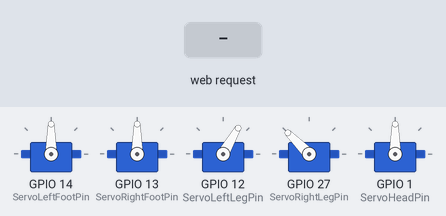
This sketch was run on a simulated ESP32. On the bench: 5 × servo. The test bench sets the inputs (shaded band). What the sketch prints to the serial monitor is not drawn.

Above: at 1.2 s.
1.3 s: HTTP request GET /cmd?x=120 received
At 2.2 s:
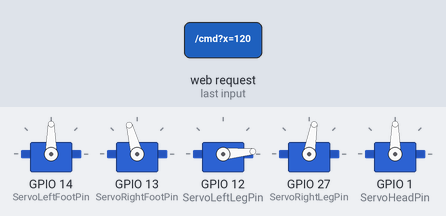
4.3 s: HTTP request GET /cmd?y=1 received
7.3 s: HTTP request GET /setMode?mode=1 received
9.0 s: HTTP request GET /cmd?y=120 received
At 9.5 s:
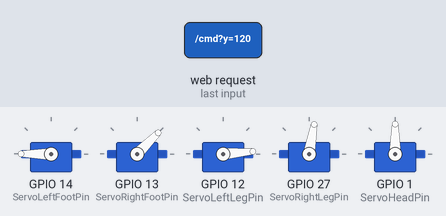
10.6 s: HTTP request GET /cmd?x=1 received
At 11.5 s:
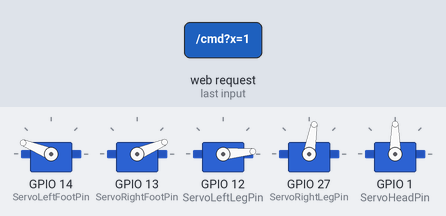
12.1 s: HTTP request GET /setMode?mode=0 received
At 14.06 s:
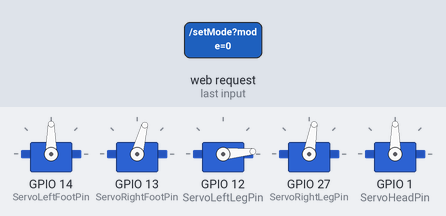
Timing chart, 0 to 19.6 s (numbered marks = the images above; inputs shaded):
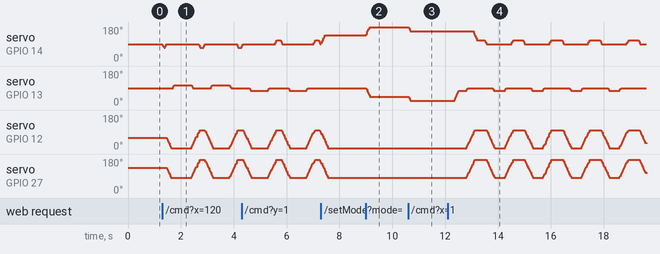

The sketch:

OttoNinjaESP32.ino
```cpp
#include <WiFi.h>
#include <WebServer.h>
#include <ESP32Servo.h>
#include <SPI.h>
#include <Wire.h>

// ---------- Control State (Replaces RemoteXY) ----------
struct ControlState {
  int8_t x = 0;       // -100 to 100
  int8_t y = 0;       // -100 to 100
  // Arms removed
  // Mode is handled by global ModeCounter
};

ControlState controls;

// Web Server
WebServer server(80);

// ---------- Configurações de calibração ----------
int LFFWRS= 20;
int RFFWRS= 15;
int LFBWRS= 20;
int RFBWRS= 15;
int LA0= 60;
int RA0= 135;
int LATL= 100;
int RATL= 175;
int LATR= 5;
int RATR= 80;
// Arms calibration removed

// Pins
const uint8_t ServoLeftFootPin   = 14;
const uint8_t ServoLeftLegPin    = 12;
const uint8_t ServoRightFootPin  = 13;
const uint8_t ServoRightLegPin   = 27;
// Arm Pins Removed
// const uint8_t ServoLeftArmPin    = 16;
// const uint8_t ServoRightArmPin   = 3;
const uint8_t ServoHeadPin       = 1;

// Servos
Servo myservoLeftFoot, myservoLeftLeg, myservoRightFoot, myservoRightLeg;
// Arm Servos Removed
Servo myservoHead;

// Arrays para organização
Servo* servos[5]; // Reduced to 5 (4 Legs + 1 Head)
uint8_t servoPins[5];

// Estado / smoothing
int currentPos[5];
int targetPos[5];
// índice mapping: 0 LF,1 LL,2 RF,3 RL, 4 H (Arms Removed)
enum {IDX_LF=0, IDX_LL, IDX_RF, IDX_RL, IDX_H};

// tempo e estado para caminhada
unsigned long phaseStart = 0;
unsigned long lastSerial = 0;
int ModeCounter = 0; // 0 = walk, 1 = roll
const unsigned long SERIAL_PRINT_INTERVAL = 200; // ms

// smoothing params
const int MAX_STEP_PER_CYCLE = 6; // quanto o servo pode mudar por ciclo
const unsigned long SMOOTH_INTERVAL = 20; // ms entre updates de smoothing

unsigned long lastSmooth = 0;

void attachAll() {
  myservoLeftFoot.attach(ServoLeftFootPin, 544, 2400);
  myservoRightFoot.attach(ServoRightFootPin, 544, 2400);
  myservoLeftLeg.attach(ServoLeftLegPin, 544, 2400);
  myservoRightLeg.attach(ServoRightLegPin, 544, 2400);
  // Arms Attach Removed
  myservoHead.attach(ServoHeadPin, 544, 2400);

  servos[IDX_LF] = &myservoLeftFoot;
  servos[IDX_LL] = &myservoLeftLeg;
  servos[IDX_RF] = &myservoRightFoot;
  servos[IDX_RL] = &myservoRightLeg;
  servos[IDX_H]  = &myservoHead;
}

void writeImmediateAllTargets() {
  for (int i=0;i<5;i++) {
    if (servos[i]) servos[i]->write(targetPos[i]);
    currentPos[i]=targetPos[i];
  }
}

// ---------------- HTTP Handlers ----------------

void handleRoot() {
  server.send(200, "text/plain", "OTTO NINJA ONLINE");
}

// ex: /cmd?x=0&y=0
void handleCmd() {
  if (server.hasArg("x")) {
    int val = server.arg("x").toInt();
    if (val < -100) val = -100;
    if (val > 100) val = 100;
    controls.x = (int8_t)val;
  }
  if (server.hasArg("y")) {
    int val = server.arg("y").toInt();
    if (val < -100) val = -100;
    if (val > 100) val = 100;
    controls.y = (int8_t)val;
  }
  server.send(200, "text/plain", "OK");
}

// ex: /setMode?mode=1 (1=Roll, 0=Walk)
void handleSetMode() {
  if (server.hasArg("mode")) {
    int m = server.arg("mode").toInt();
    if (m == 1) {
      // Switch to ROLL
      ModeCounter = 1;
      // Arms logic removed
    } else {
      // Switch to WALK
      ModeCounter = 0;
      targetPos[IDX_LL] = LA0;
      targetPos[IDX_RL] = RA0;
      // Arms logic removed
    }
  }
  server.send(200, "text/plain", "OK");
}

// /action Removed as it was for arms

void setup() {
  Serial.begin(115200);

  attachAll();

  // Initial poses
  targetPos[IDX_H]  = 90;
  // Arms Removed
  targetPos[IDX_LF] = 90;
  targetPos[IDX_RF] = 90;
  targetPos[IDX_LL] = LA0;
  targetPos[IDX_RL] = RA0;

  for (int i=0;i<5;i++) currentPos[i]=targetPos[i];
  writeImmediateAllTargets();

  // Setup WiFi AP
  WiFi.softAP("OTTO_API", "12345678");
  IPAddress IP = WiFi.softAPIP();
  Serial.print("AP IP address: ");
  Serial.println(IP);

  // Setup Server
  server.on("/", handleRoot);
  server.on("/cmd", handleCmd);
  server.on("/setMode", handleSetMode);
  // server.on("/action", handleAction); // Removed
  server.begin();

  phaseStart = millis();
  lastSmooth = millis();
  lastSerial = millis();
}

/////////////////////
// Helpers
/////////////////////

void smoothStep() {
  unsigned long now = millis();
  if (now - lastSmooth < SMOOTH_INTERVAL) return;
  lastSmooth = now;

  for (int i=0;i<5;i++) {
    int cur = currentPos[i];
    int tgt = targetPos[i];
    if (cur == tgt) continue;
    int diff = tgt - cur;
    int step = diff;
    if (abs(step) > MAX_STEP_PER_CYCLE) {
      step = (step > 0) ? MAX_STEP_PER_CYCLE : -MAX_STEP_PER_CYCLE;
    }
    cur += step;
    currentPos[i] = cur;
    servos[i]->write(cur);
  }
}

inline int map_constrain(int x,int inMin,int inMax,int outMin,int outMax){
  long v = (long)(x - inMin) * (outMax - outMin) / (inMax - inMin) + outMin;
  if (outMin < outMax) {
    if (v < outMin) v = outMin;
    if (v > outMax) v = outMax;
  } else {
    if (v < outMax) v = outMax;
    if (v > outMin) v = outMin;
  }
  return (int)v;
}

/////////////////////////
// Physics Logic
/////////////////////////

void handleMode0_walk() {
  // Logic uses controls.x/y instead of RemoteXY
  if ((controls.x >= -10) && (controls.x <= 10) && (controls.y >= -10) && (controls.y <= 10)) {
    targetPos[IDX_LF] = 90;
    targetPos[IDX_RF] = 90;
    targetPos[IDX_LL] = LA0;
    targetPos[IDX_RL] = RA0;
    return;
  }

  bool forward = controls.y > 0;
  int lt = map_constrain(controls.x, 100, -100, 200, 700);
  int rt = map_constrain(controls.x, 100, -100, 700, 200);

  unsigned long Interval1 = 250;
  unsigned long Interval2 = 250 + rt;
  unsigned long Interval3 = 250 + rt + 250;
  unsigned long Interval4 = 250 + rt + 250 + lt;
  unsigned long Interval5 = 250 + rt + 250 + lt + 50;
  unsigned long cycleLen = Interval5;

  unsigned long now = millis();
  if (now - phaseStart > cycleLen) phaseStart = now;
  unsigned long t = now - phaseStart;

  if (t <= Interval1) {
    targetPos[IDX_LL] = LATR;
    targetPos[IDX_RL] = RATR;
  } else if (t <= Interval2) {
    if (forward) {
      targetPos[IDX_RF] = 90 - RFFWRS;
    } else {
      targetPos[IDX_RF] = 90 + RFBWRS;
    }
  } else if (t <= Interval3) {
    targetPos[IDX_RF] = 90;
    targetPos[IDX_LL] = LATL;
    targetPos[IDX_RL] = RATL;
  } else if (t <= Interval4) {
    if (forward) {
      targetPos[IDX_LF] = 90 + LFFWRS;
    } else {
      targetPos[IDX_LF] = 90 - LFBWRS;
    }
  } else {
    targetPos[IDX_LF] = 90;
  }
}

void handleMode1_roll() {
  if ((controls.x >= -10) && (controls.x <= 10) && (controls.y >= -10) && (controls.y <= 10)) {
    targetPos[IDX_LF] = 90;
    targetPos[IDX_RF] = 90;
    return;
  }
  int LWS = map_constrain(controls.y, 100, -100, 135, 45);
  int RWS = map_constrain(controls.y, 100, -100, 45, 135);
  int LWD = map_constrain(controls.x, 100, -100, 45, 0);
  int RWD = map_constrain(controls.x, 100, -100, 0, -45);
  targetPos[IDX_LF] = LWS + LWD;
  targetPos[IDX_RF] = RWS + RWD;
}

void loop() {
  server.handleClient();

  // No arm updates needed

  if (ModeCounter == 0) {
    handleMode0_walk();
  } else {
    handleMode1_roll();
  }

  smoothStep();
}
```

Measured:
- after the input at 9.0 s, servo on GPIO 14 (ServoLeftFootPin): 136° → 180° at once; servo on GPIO 13 (ServoRightFootPin): 89° → 45° at once
- after the input at 10.6 s, servo on GPIO 14 (ServoLeftFootPin): 180° → 158° at once; servo on GPIO 13 (ServoRightFootPin): 45° → 23° at once
